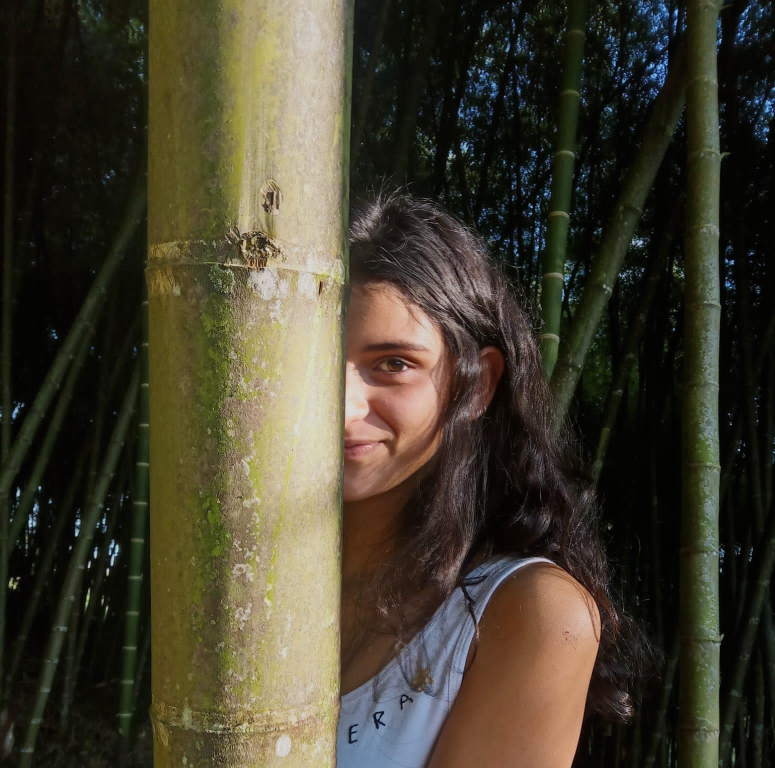
#> input picture Sunnylady.jpg, 1550 x 1536 px (shown at 1/2 size)
$ jupyter execute ProImg.ipynb
#> lines starting #> are read from the running program, lines starting #| are printed output that depends on the picture; long printed decimals are rounded
[cell 1]
import cv2
from PIL import Image, ImageOps, ImageFilter
import os
import numpy as np
import matplotlib.pyplot as plt
import pandas as pd
import seaborn as sns
from sklearn.preprocessing import scale
from sklearn.cluster import KMeans
from sklearn.datasets import make_blobs
from sklearn.utils import shuffle

[cell 2]
image= cv2.imread('Sunnylady.jpg')
#> image is the input picture: shape (1536, 1550, 3); mean B, G, R 46.4, 62, 67.2
plt.figure(figsize=(10,10))
plt.imshow(image)
plt.show()

[cell 3]
imagecor=cv2.cvtColor(image, cv2.COLOR_BGR2RGB)
plt.figure(figsize=(10,10))
plt.imshow(imagecor)
plt.show()

[cell 4]
Solblue=imagecor.copy()
Solblue[:, :, 0] = 0
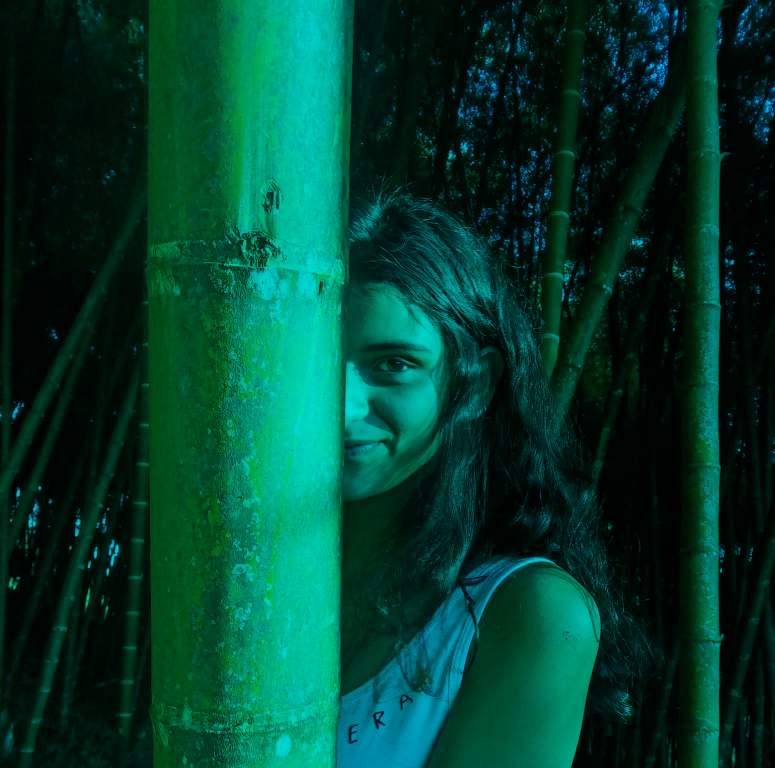
#> Solblue: shape (1536, 1550, 3) (shown at 1/2 size); mean R, G, B 0, 62, 46.4
Solblue[:, :, 1] = 0
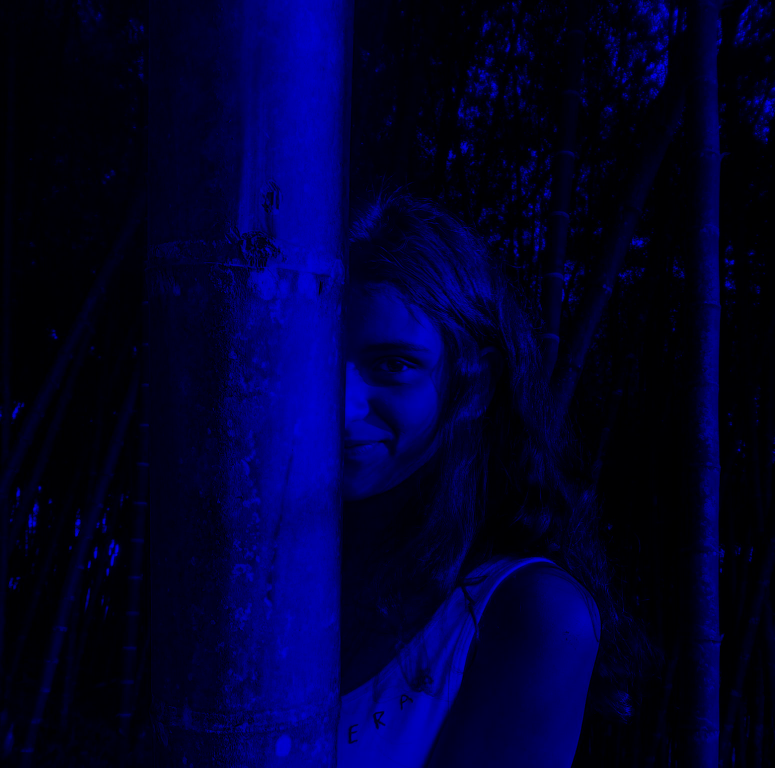
#> Solblue: shape (1536, 1550, 3) (shown at 1/2 size); mean R, G, B 0, 0, 46.4
plt.figure(figsize=(10, 10))
plt.imshow(cv2.cvtColor(Solblue, cv2.COLOR_BGR2RGB))
plt.show()
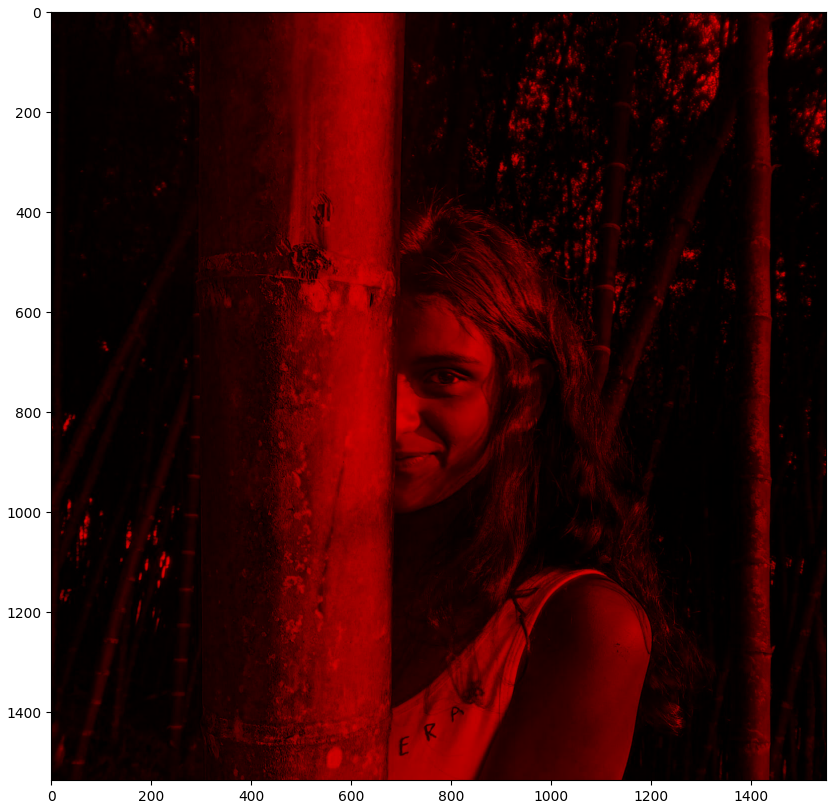
#> figure drawn by matplotlib, 1 panel; B, G, R data is drawn as R, G, B

[cell 5]
left=400
right=1200
lower=1000
upper=300
matrix=np.copy(imagecor)
corte=matrix[upper: lower ,left:right,:]
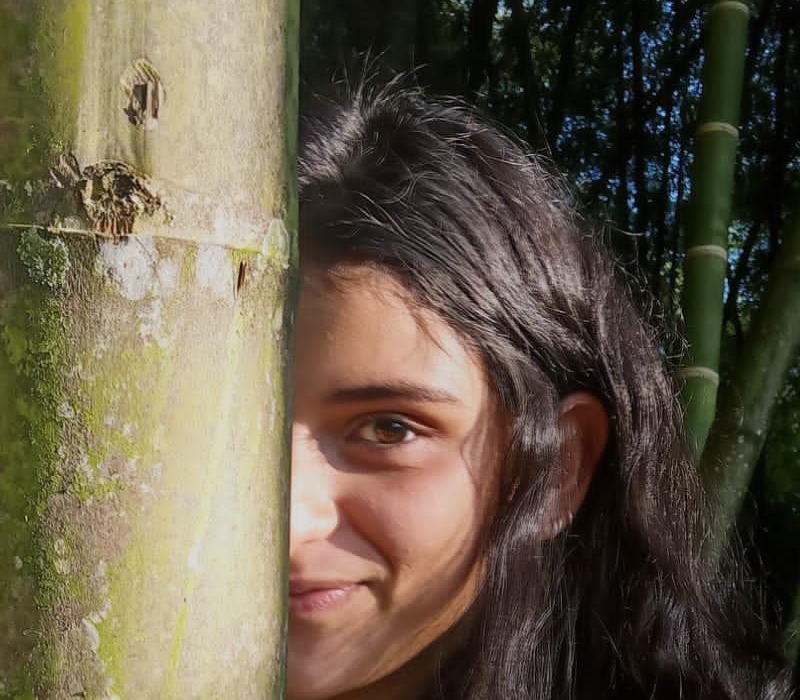
#> corte: shape (700, 800, 3); mean R, G, B 101.7, 90.8, 72.6
plt.figure(figsize=(5,5))
plt.imshow(corte)

[cell 6]
bluematrix = np.copy(matrix)
bluematrix[upper:lower, left:right, 0:1] = 1
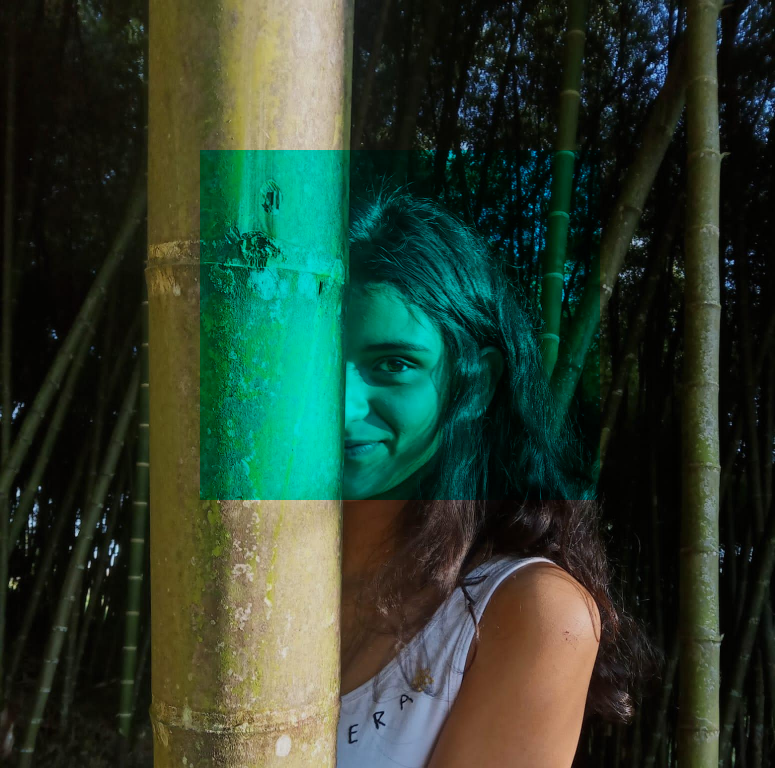
#> bluematrix: shape (1536, 1550, 3) (shown at 1/2 size); mean R, G, B 43.5, 62, 46.4
plt.figure(figsize=(5,5))
plt.subplot(1,2,1)
plt.imshow(matrix)
plt.title("orignal")
plt.subplot(1,2,2)
plt.imshow(bluematrix)
plt.title("recorte")
plt.show()

[cell 7]
def display_cluster(X,km=[],num_clusters=0):
    color = 'brgcmyk'
    alpha = 0.5
    s = 20
    if num_clusters == 0:
        plt.scatter(X[:,0],X[:,1],c = color[0],alpha = alpha,s = s)
    else:
        for i in range(num_clusters):
            plt.scatter(X[km.labels_==i,0],X[km.labels_==i,1],c = color[i],alpha = alpha,s=s)
            plt.scatter(km.cluster_centers_[i][0],km.cluster_centers_[i][1],c = color[i], marker = 'x', s = 100)

[cell 8]
n_pruebas=1000
n_samples = 1000
n_bins = 4
centers = [(-3, -3), (0, 0), (3, 3), (6, 6)]
X, y = make_blobs(n_samples=n_pruebas, n_features=2, cluster_std=1.0,
                  centers=centers, shuffle=False, random_state=42)
display_cluster(X)
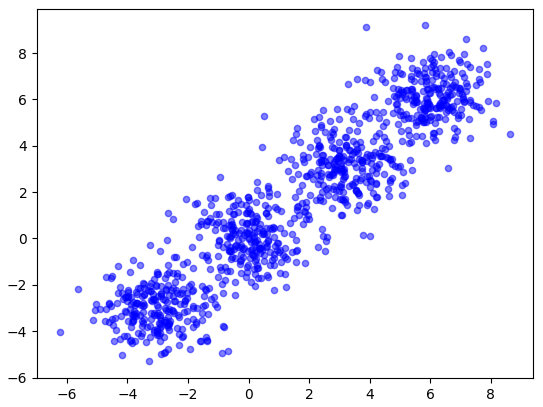
#> figure drawn by matplotlib, 1 panel

[cell 9]
numClusters=4
km=KMeans(n_clusters=numClusters)
km.fit(X)
display_cluster(X,km,numClusters)
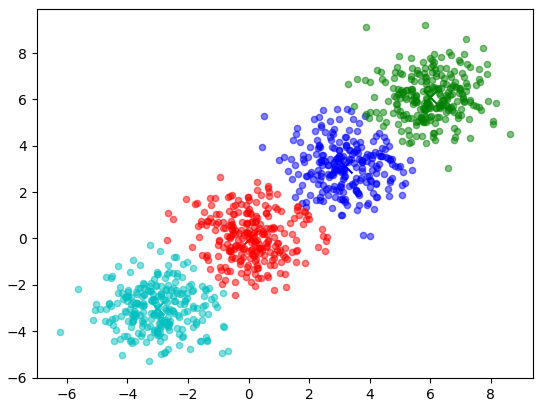
#> figure drawn by matplotlib, 1 panel

[cell 10]
iclus=cv2.cvtColor(image, cv2.COLOR_BGR2RGB)
plt.imshow(iclus)
plt.axis('off')
iclus.shape
#> Out = (1536, 1550, 3)

### R = 50
G = 130
B = 35
plt.imshow([[np.array([R,G,B]).astype('uint8')]])
plt.axis('off')

[cell 11]
iclusPlana=iclus.reshape(-1,3)
iclusPlana[:5,:]
#> Out = [[13, 10, 5], [14, 11, 6], [16, 13, 8], [17, 14, 9], [17, 14, 9]]

[cell 12]
iclusPlana.shape
#> Out = (2380800, 3)

[cell 13]
kmeans = KMeans(n_clusters=2, random_state=0).fit(iclusPlana)

[cell 14]
iclusPlana2 = iclusPlana.copy()

# loops for each cluster center
for i in np.unique(kmeans.labels_):
    iclusPlana2[kmeans.labels_==i,:] = kmeans.cluster_centers_[i]
#> this loop made 2 passes

[cell 15]
iclus2=iclusPlana2.reshape(iclus.shape)
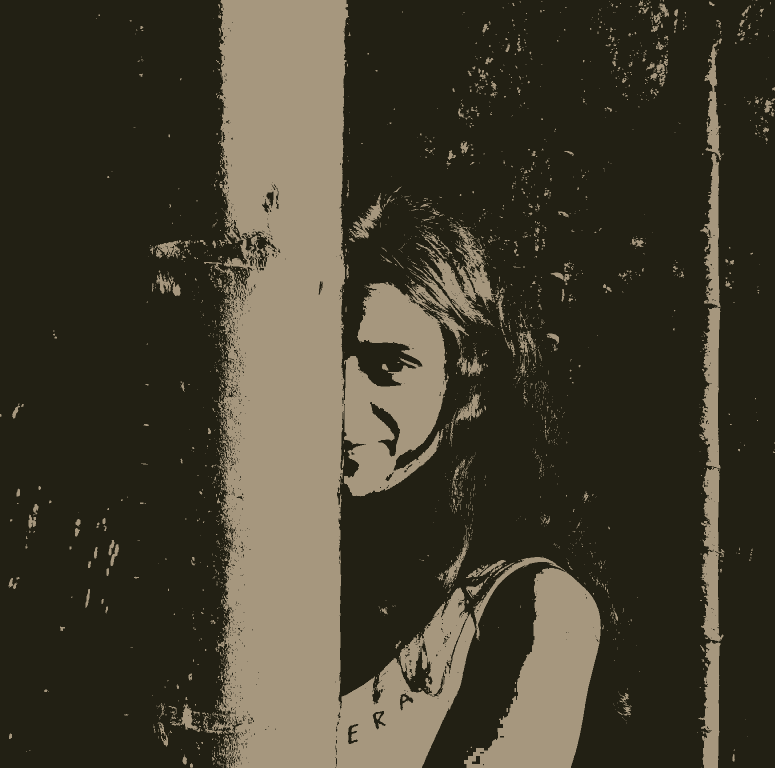
#> iclus2: shape (1536, 1550, 3) (shown at 1/2 size); mean R, G, B 66.8, 61.5, 46.3
plt.imshow(iclus2)

[cell 16]
print(kmeans.inertia_)
#| 6097847068.131
